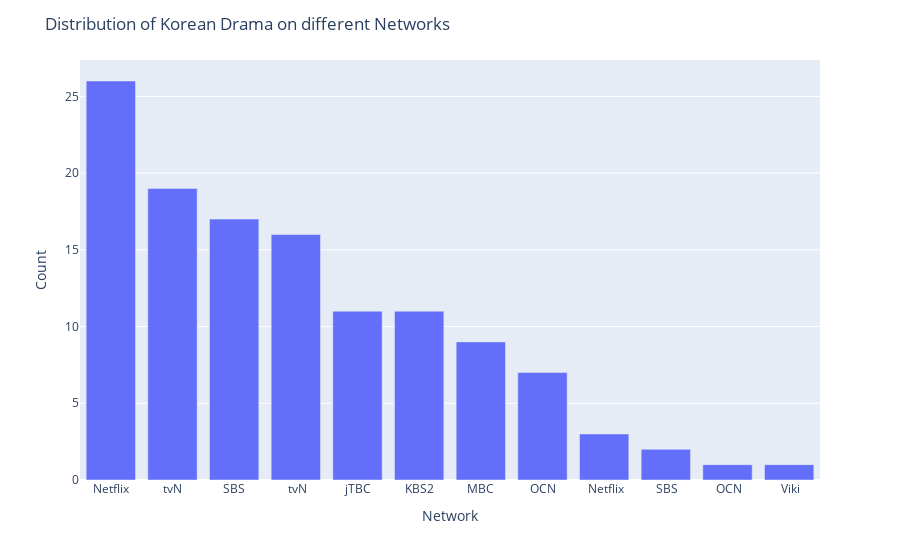

The cell this chart's notebook holds for it:
### Code cell
fig = px.bar(data_frame = network_df,
             x = network_df.index,
             y = 'Count')

fig.update_layout(title = "Distribution of Korean Drama on different Networks",
                  xaxis_title = 'Network')

fig.show()

### Figure 1 — Plotly figure (JSON) as saved in the notebook; plotly's stock layout.template omitted (floating-point values rounded to 4 significant figures)
{"data": [{"alignmentgroup": "True", "hovertemplate": "index=%{x}<br>Count=%{y}<extra></extra>", "legendgroup": "", "marker": {"color": "#636efa", "pattern": {"shape": ""}}, "name": "", "offsetgroup": "", "orientation": "v", "showlegend": false, "textposition": "auto", "type": "bar", "x": ["Netflix", "tvN", "SBS", " tvN", "jTBC", "KBS2", "MBC", "OCN", " Netflix", " SBS", " OCN", " Viki"], "xaxis": "x", "y": [26, 19, 17, 16, 11, 11, 9, 7, 3, 2, 1, 1], "yaxis": "y"}], "layout": {"barmode": "relative", "legend": {"tracegroupgap": 0}, "margin": {"t": 60}, "title": {"text": "Distribution of Korean Drama on different Networks"}, "xaxis": {"anchor": "y", "domain": [0, 1], "title": {"text": "Network"}}, "yaxis": {"anchor": "x", "domain": [0, 1], "title": {"text": "Count"}}}}
